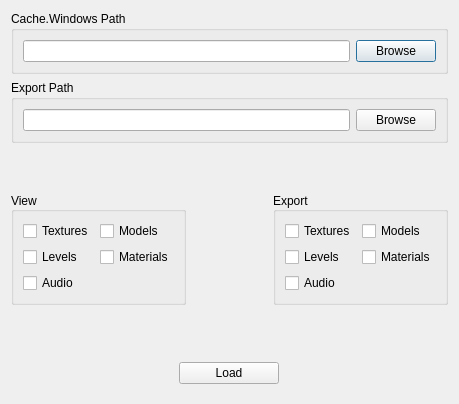
<?xml version="1.0" encoding="UTF-8"?>
<ui version="4.0">
 <class>WindowPicker</class>
 <widget class="QDialog" name="WindowPicker">
  <property name="geometry">
   <rect>
    <x>0</x>
    <y>0</y>
    <width>459</width>
    <height>404</height>
   </rect>
  </property>
  <property name="windowTitle">
   <string>Exporter Options</string>
  </property>
  <layout class="QVBoxLayout" name="verticalLayout">
   <item>
    <widget class="QGroupBox" name="CacheWindowsFrame">
     <property name="maximumSize">
      <size>
       <width>16777215</width>
       <height>70</height>
      </size>
     </property>
     <property name="whatsThis">
      <string>&lt;html&gt;&lt;head/&gt;&lt;body&gt;&lt;p&gt;Inside the Warframe installation directory, there is a folder &lt;span style=&quot; font-style:italic;&quot;&gt;Cache.Windows&lt;/span&gt;&lt;/p&gt;&lt;p&gt;Typically Warframe is installed in &lt;span style=&quot; font-weight:700;&quot;&gt;C:\Steam\steamapps\common\Warframe&lt;/span&gt;&lt;/p&gt;&lt;/body&gt;&lt;/html&gt;</string>
     </property>
     <property name="title">
      <string>Cache.Windows Path</string>
     </property>
     <layout class="QHBoxLayout" name="horizontalLayout">
      <item>
       <widget class="QLineEdit" name="CacheWindowsInput"/>
      </item>
      <item>
       <widget class="QPushButton" name="CacheWindowsBrowse">
        <property name="text">
         <string>Browse</string>
        </property>
       </widget>
      </item>
     </layout>
    </widget>
   </item>
   <item>
    <widget class="QGroupBox" name="ExportPathFrame">
     <property name="maximumSize">
      <size>
       <width>16777215</width>
       <height>70</height>
      </size>
     </property>
     <property name="whatsThis">
      <string>&lt;html&gt;&lt;head/&gt;&lt;body&gt;&lt;p&gt;Exported files will be saved to the folder specified here&lt;/p&gt;&lt;/body&gt;&lt;/html&gt;</string>
     </property>
     <property name="title">
      <string>Export Path</string>
     </property>
     <layout class="QHBoxLayout" name="horizontalLayout_4">
      <item>
       <widget class="QLineEdit" name="ExportPathInput"/>
      </item>
      <item>
       <widget class="QPushButton" name="ExportPathBrowse">
        <property name="text">
         <string>Browse</string>
        </property>
       </widget>
      </item>
     </layout>
    </widget>
   </item>
   <item>
    <spacer name="TopSpacer">
     <property name="orientation">
      <enum>Qt::Vertical</enum>
     </property>
     <property name="sizeType">
      <enum>QSizePolicy::MinimumExpanding</enum>
     </property>
     <property name="sizeHint" stdset="0">
      <size>
       <width>20</width>
       <height>20</height>
      </size>
     </property>
    </spacer>
   </item>
   <item>
    <layout class="QHBoxLayout" name="horizontalLayout_2">
     <item>
      <widget class="QGroupBox" name="PackagesViewFrame">
       <property name="sizePolicy">
        <sizepolicy hsizetype="Expanding" vsizetype="MinimumExpanding">
         <horstretch>0</horstretch>
         <verstretch>40</verstretch>
        </sizepolicy>
       </property>
       <property name="minimumSize">
        <size>
         <width>0</width>
         <height>100</height>
        </size>
       </property>
       <property name="whatsThis">
        <string>&lt;html&gt;&lt;head/&gt;&lt;body&gt;&lt;p&gt;Once &amp;quot;Load&amp;quot; is pressed, you will be able to browse the internal files. This determines which packages are loaded and presented. There may be some overlap, so picking Models, Materials, or Audio will all load the &amp;quot;Misc&amp;quot; package. In esence, those 3 checkboxes do the same thing... but don't worry about that, just pick what you want to see!&lt;/p&gt;&lt;/body&gt;&lt;/html&gt;</string>
       </property>
       <property name="title">
        <string>View</string>
       </property>
       <property name="alignment">
        <set>Qt::AlignLeading|Qt::AlignLeft|Qt::AlignVCenter</set>
       </property>
       <property name="checkable">
        <bool>false</bool>
       </property>
       <layout class="QGridLayout" name="gridLayout">
        <item row="2" column="0">
         <widget class="QCheckBox" name="CheckboxViewLevels">
          <property name="text">
           <string>Levels</string>
          </property>
         </widget>
        </item>
        <item row="0" column="1">
         <widget class="QCheckBox" name="CheckboxViewModels">
          <property name="sizePolicy">
           <sizepolicy hsizetype="Fixed" vsizetype="Ignored">
            <horstretch>0</horstretch>
            <verstretch>0</verstretch>
           </sizepolicy>
          </property>
          <property name="text">
           <string>Models</string>
          </property>
         </widget>
        </item>
        <item row="0" column="0">
         <widget class="QCheckBox" name="CheckboxViewTextures">
          <property name="sizePolicy">
           <sizepolicy hsizetype="Fixed" vsizetype="Fixed">
            <horstretch>0</horstretch>
            <verstretch>0</verstretch>
           </sizepolicy>
          </property>
          <property name="text">
           <string>Textures</string>
          </property>
         </widget>
        </item>
        <item row="2" column="1">
         <widget class="QCheckBox" name="CheckboxViewMaterials">
          <property name="sizePolicy">
           <sizepolicy hsizetype="Fixed" vsizetype="Fixed">
            <horstretch>0</horstretch>
            <verstretch>0</verstretch>
           </sizepolicy>
          </property>
          <property name="text">
           <string>Materials</string>
          </property>
         </widget>
        </item>
        <item row="3" column="0">
         <widget class="QCheckBox" name="CheckboxViewAudio">
          <property name="text">
           <string>Audio</string>
          </property>
         </widget>
        </item>
       </layout>
      </widget>
     </item>
     <item>
      <spacer name="horizontalSpacer">
       <property name="orientation">
        <enum>Qt::Horizontal</enum>
       </property>
       <property name="sizeHint" stdset="0">
        <size>
         <width>40</width>
         <height>20</height>
        </size>
       </property>
      </spacer>
     </item>
     <item>
      <widget class="QGroupBox" name="PackagesExportFrame">
       <property name="sizePolicy">
        <sizepolicy hsizetype="Expanding" vsizetype="MinimumExpanding">
         <horstretch>0</horstretch>
         <verstretch>40</verstretch>
        </sizepolicy>
       </property>
       <property name="minimumSize">
        <size>
         <width>0</width>
         <height>100</height>
        </size>
       </property>
       <property name="whatsThis">
        <string>&lt;html&gt;&lt;head/&gt;&lt;body&gt;&lt;p&gt;When a folder is selected for export, this determines which file types are exported to your computer. The general order from smallest -&amp;gt; largest:&lt;/p&gt;&lt;p&gt;Materials -&amp;gt; Models -&amp;gt; Audio -&amp;gt; Textures -&amp;gt; Levels (very big)&lt;/p&gt;&lt;/body&gt;&lt;/html&gt;</string>
       </property>
       <property name="title">
        <string>Export</string>
       </property>
       <property name="alignment">
        <set>Qt::AlignLeading|Qt::AlignLeft|Qt::AlignVCenter</set>
       </property>
       <property name="checkable">
        <bool>false</bool>
       </property>
       <layout class="QGridLayout" name="gridLayout_3">
        <item row="2" column="0">
         <widget class="QCheckBox" name="CheckboxExportLevels">
          <property name="text">
           <string>Levels</string>
          </property>
         </widget>
        </item>
        <item row="0" column="1">
         <widget class="QCheckBox" name="CheckboxExportModels">
          <property name="sizePolicy">
           <sizepolicy hsizetype="Fixed" vsizetype="Ignored">
            <horstretch>0</horstretch>
            <verstretch>0</verstretch>
           </sizepolicy>
          </property>
          <property name="text">
           <string>Models</string>
          </property>
         </widget>
        </item>
        <item row="0" column="0">
         <widget class="QCheckBox" name="CheckboxExportTextures">
          <property name="sizePolicy">
           <sizepolicy hsizetype="Fixed" vsizetype="Fixed">
            <horstretch>0</horstretch>
            <verstretch>0</verstretch>
           </sizepolicy>
          </property>
          <property name="text">
           <string>Textures</string>
          </property>
         </widget>
        </item>
        <item row="2" column="1">
         <widget class="QCheckBox" name="CheckboxExportMaterials">
          <property name="sizePolicy">
           <sizepolicy hsizetype="Fixed" vsizetype="Fixed">
            <horstretch>0</horstretch>
            <verstretch>0</verstretch>
           </sizepolicy>
          </property>
          <property name="text">
           <string>Materials</string>
          </property>
         </widget>
        </item>
        <item row="3" column="0">
         <widget class="QCheckBox" name="CheckboxExportAudio">
          <property name="text">
           <string>Audio</string>
          </property>
         </widget>
        </item>
       </layout>
      </widget>
     </item>
    </layout>
   </item>
   <item>
    <spacer name="BottomSpacer">
     <property name="orientation">
      <enum>Qt::Vertical</enum>
     </property>
     <property name="sizeType">
      <enum>QSizePolicy::Expanding</enum>
     </property>
     <property name="sizeHint" stdset="0">
      <size>
       <width>20</width>
       <height>20</height>
      </size>
     </property>
    </spacer>
   </item>
   <item>
    <widget class="QFrame" name="LoadButtonFrame">
     <property name="maximumSize">
      <size>
       <width>16777215</width>
       <height>60</height>
      </size>
     </property>
     <property name="whatsThis">
      <string>&lt;html&gt;&lt;head/&gt;&lt;body&gt;&lt;p&gt;Load the main window and begin browsing the internal files.&lt;/p&gt;&lt;/body&gt;&lt;/html&gt;</string>
     </property>
     <property name="frameShape">
      <enum>QFrame::NoFrame</enum>
     </property>
     <property name="frameShadow">
      <enum>QFrame::Raised</enum>
     </property>
     <property name="lineWidth">
      <number>0</number>
     </property>
     <layout class="QHBoxLayout" name="horizontalLayout_3">
      <item>
       <widget class="QPushButton" name="LoadButton">
        <property name="maximumSize">
         <size>
          <width>100</width>
          <height>16777215</height>
         </size>
        </property>
        <property name="text">
         <string>Load</string>
        </property>
       </widget>
      </item>
     </layout>
    </widget>
   </item>
  </layout>
 </widget>
 <resources/>
 <connections/>
</ui>
